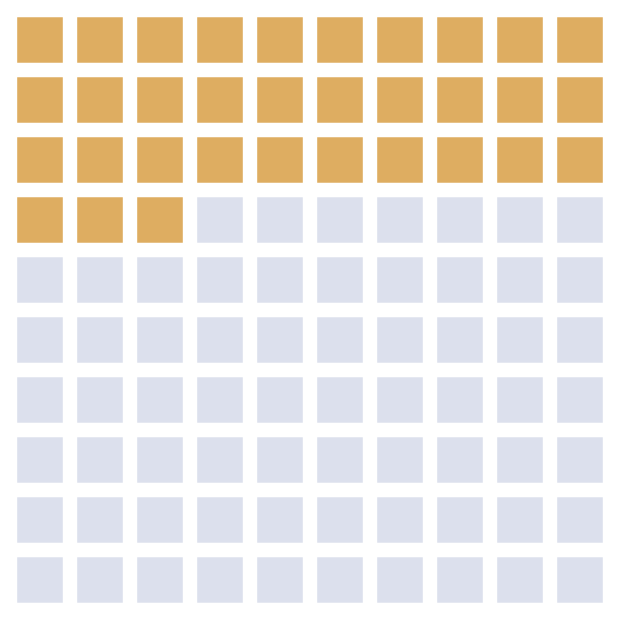

Express this chart as Vega-Lite.
### Vega-Lite specification from a JSON file in a GitHub repository (floating-point values rounded to 4 significant figures)
{"$schema": "https://vega.github.io/schema/vega-lite/v5.json", "width": 300, "height": 300, "data": {"sequence": {"start": 0, "stop": 100, "as": "i"}}, "transform": [{"calculate": "datum.i % 10", "as": "col"}, {"calculate": "floor(datum.i / 10)", "as": "row"}, {"calculate": "datum.i < round(33 * reveal) ? 'Less than 7 hours' : '7 hours or more'", "as": "group"}], "params": [{"name": "reveal", "value": 1}], "mark": {"type": "square", "size": 520, "cornerRadius": 3}, "encoding": {"x": {"field": "col", "type": "ordinal", "axis": null}, "y": {"field": "row", "type": "ordinal", "axis": null}, "color": {"field": "group", "type": "nominal", "title": null, "scale": {"domain": ["Less than 7 hours", "7 hours or more"], "range": ["#d08a1e", "#cdd3e6"]}, "legend": null}, "tooltip": [{"field": "group", "title": "Usual sleep"}]}, "config": {"background": "transparent", "font": "'Source Sans 3', 'Helvetica Neue', Arial, sans-serif", "view": {"stroke": null}, "title": {"font": "Fraunces, Georgia, serif", "fontSize": 18, "fontWeight": 600, "color": "#23263a", "anchor": "start", "subtitleFont": "'Source Sans 3', 'Helvetica Neue', Arial, sans-serif", "subtitleFontSize": 13, "subtitleFontWeight": 400, "subtitleColor": "#5d6077", "offset": 12}, "axis": {"labelFontSize": 12, "titleFontSize": 12, "titleColor": "#5d6077", "labelColor": "#5d6077", "gridColor": "#e6e3dc", "labelLimit": 320, "domainColor": "#c9c5bb", "tickColor": "#c9c5bb", "titleFontWeight": 400}, "legend": {"labelLimit": 260, "titleLimit": 300, "labelFontSize": 12, "titleFontSize": 12, "titleColor": "#5d6077", "labelColor": "#23263a", "titleFontWeight": 400}, "header": {"labelFontSize": 13, "labelColor": "#23263a", "titleFontSize": 13}, "text": {"font": "'Source Sans 3', 'Helvetica Neue', Arial, sans-serif", "color": "#23263a"}}}
